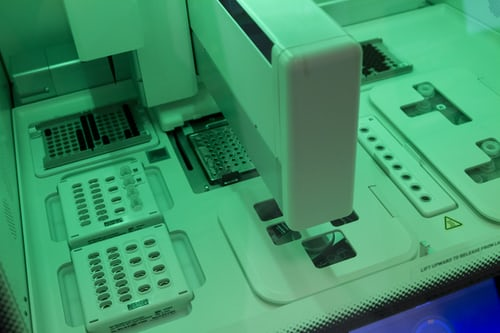
#> input picture Google IT Automation with Python/Course6/week1/example_images/cancer_machine.jpeg, 500 x 333 px; its folder holds 4 pictures in this run
$ python qwiklabs.py
#> lines starting #> are read from the running program, lines starting #| are printed output that depends on the picture
from PIL import Image
import os

print('---')
print(os.listdir("example_images"))
print('---')

if not os.path.exists("./reworked"):
    os.makedirs("./reworked")

for file in os.listdir("example_images"):
    print(file)
    if file.endswith(".jpeg") or file.endswith(".png") or file.endswith(".jpg"):

        im = Image.open(os.path.join("./example_images", file))
#> im is the input picture: PIL image 500x333 RGB; mean R, G, B 64, 145.6, 104.2
        new_im = im.rotate(-90).resize((128,128))
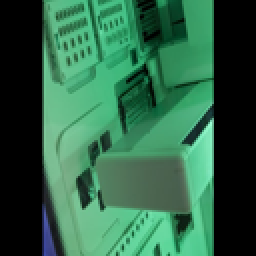
#> new_im: PIL image 128x128 RGB (shown 2 times larger); mean R, G, B 45.6, 97.8, 69.6
        path = ''.join(file.split('.')[:-1]) + ".png"
        new_im.save(os.path.join("./reworked", path))
#> pass 2 of the loop `for file in os.listdir("example_images"):`:
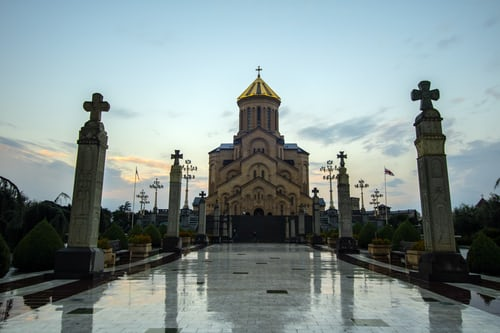
#> input picture Google IT Automation with Python/Course6/week1/example_images/cathedral.jpeg, 500 x 333 px
#> im is the input picture: PIL image 500x333 RGB; mean R, G, B 129.9, 144, 143.9
#> `new_im = im.rotate(-90).resize((128,128))`:
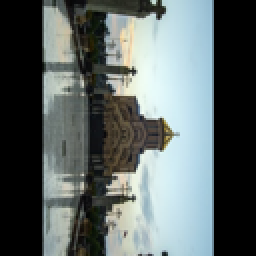
#> new_im: PIL image 128x128 RGB (shown 2 times larger); mean R, G, B 93.6, 102.5, 101.7
#> pass 3 of the loop `for file in os.listdir("example_images"):`:
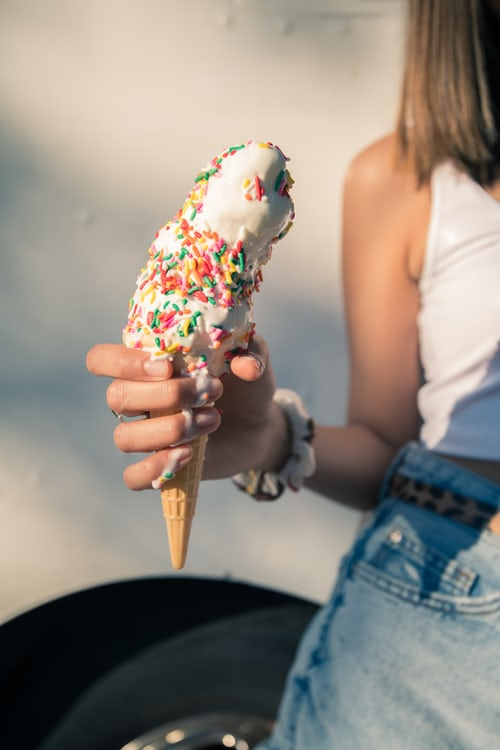
#> input picture Google IT Automation with Python/Course6/week1/example_images/ice_cream.jpeg, 500 x 750 px
#> im is the input picture: PIL image 500x750 RGB; mean R, G, B 147.5, 138.6, 128.7
#> `new_im = im.rotate(-90).resize((128,128))`:
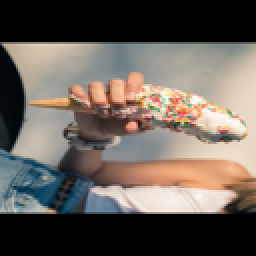
#> new_im: PIL image 128x128 RGB (shown 2 times larger); mean R, G, B 104.2, 96, 89
#> the loop made 4 passes; the first 3 are shown
